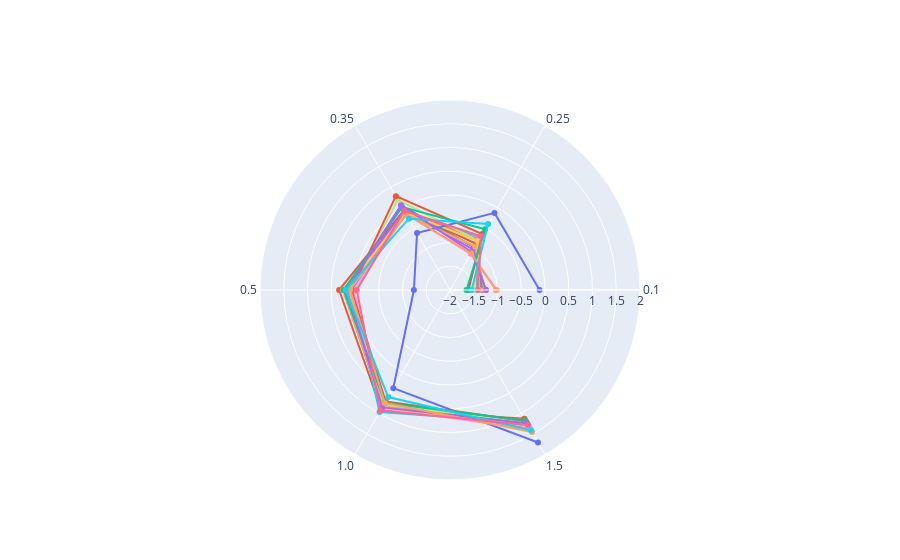

Source (notebook cell):
### Code cell
fig = go.Figure()
for col in categories:
    fig.add_trace(go.Scatterpolar(
        r=model_size[col],
        theta=model_size['model'],
        # fill='toself',
        name=col
    ))

fig.update_layout(
  polar=dict(
    radialaxis=dict(
      visible=True,
      range=[-2, 2]
    )),
  showlegend=False
)


fig.show()

### Figure 1 — Plotly figure (JSON) as saved in the notebook; plotly's stock layout.template omitted (floating-point values rounded to 4 significant figures)
{"data": [{"name": "wv_test_score", "r": [-1.337, -0.9719, 0.05658, 0.1811, 0.8299, 1.242], "theta": ["0.1", "0.25", "0.35", "0.5", "1.0", "1.5"], "type": "scatterpolar"}, {"name": "vww_test_score", "r": [-1.422, -0.8817, -0.06012, 0.3346, 0.8993, 1.13], "theta": ["0.1", "0.25", "0.35", "0.5", "1.0", "1.5"], "type": "scatterpolar"}, {"name": "distance-near", "r": [-1.308, -0.9516, -0.09063, 0.2363, 0.8491, 1.265], "theta": ["0.1", "0.25", "0.35", "0.5", "1.0", "1.5"], "type": "scatterpolar"}, {"name": "distance-mid", "r": [-1.25, -1.018, -0.06982, 0.217, 0.8351, 1.285], "theta": ["0.1", "0.25", "0.35", "0.5", "1.0", "1.5"], "type": "scatterpolar"}, {"name": "distance-far", "r": [-1.274, -0.9438, -0.1725, 0.2561, 0.8267, 1.307], "theta": ["0.1", "0.25", "0.35", "0.5", "1.0", "1.5"], "type": "scatterpolar"}, {"name": "miap-female", "r": [-1.428, -0.7181, -0.1077, 0.0642, 0.9663, 1.223], "theta": ["0.1", "0.25", "0.35", "0.5", "1.0", "1.5"], "type": "scatterpolar"}, {"name": "miap-male", "r": [-1.38, -0.772, -0.1051, 0.1215, 0.7575, 1.378], "theta": ["0.1", "0.25", "0.35", "0.5", "1.0", "1.5"], "type": "scatterpolar"}, {"name": "miap-unknown-gender", "r": [-1.489, -0.8071, 0.1912, 0.1089, 0.7843, 1.212], "theta": ["0.1", "0.25", "0.35", "0.5", "1.0", "1.5"], "type": "scatterpolar"}, {"name": "miap-young", "r": [-1.011, -1.126, -0.1476, 0.02174, 0.8781, 1.385], "theta": ["0.1", "0.25", "0.35", "0.5", "1.0", "1.5"], "type": "scatterpolar"}, {"name": "miap-middle", "r": [-1.386, -0.8141, -0.1133, 0.1739, 0.8661, 1.274], "theta": ["0.1", "0.25", "0.35", "0.5", "1.0", "1.5"], "type": "scatterpolar"}, {"name": "miap-old", "r": [-0.1144, -0.1255, -0.6123, -1.24, 0.3862, 1.706], "theta": ["0.1", "0.25", "0.35", "0.5", "1.0", "1.5"], "type": "scatterpolar"}, {"name": "miap-unknown-age", "r": [-1.612, -0.638, 0.2811, 0.07241, 0.7108, 1.186], "theta": ["0.1", "0.25", "0.35", "0.5", "1.0", "1.5"], "type": "scatterpolar"}, {"name": "lighting-dark", "r": [-1.652, -0.5226, 0.01417, 0.2393, 0.7429, 1.178], "theta": ["0.1", "0.25", "0.35", "0.5", "1.0", "1.5"], "type": "scatterpolar"}, {"name": "lighting-normal_light", "r": [-1.24, -1.081, 0.05998, 0.1708, 0.8544, 1.237], "theta": ["0.1", "0.25", "0.35", "0.5", "1.0", "1.5"], "type": "scatterpolar"}, {"name": "lighting-bright", "r": [-1.034, -1.107, -0.1587, 0.1016, 0.7454, 1.453], "theta": ["0.1", "0.25", "0.35", "0.5", "1.0", "1.5"], "type": "scatterpolar"}, {"name": "depictions_persons", "r": [-1.545, -0.3945, -0.266, 0.1926, 0.6033, 1.409], "theta": ["0.1", "0.25", "0.35", "0.5", "1.0", "1.5"], "type": "scatterpolar"}, {"name": "depictions_non_persons", "r": [-1.412, -0.6946, -0.0738, -0.03572, 0.9318, 1.284], "theta": ["0.1", "0.25", "0.35", "0.5", "1.0", "1.5"], "type": "scatterpolar"}], "layout": {"polar": {"radialaxis": {"range": [-2, 2], "visible": true}}, "showlegend": false}}
